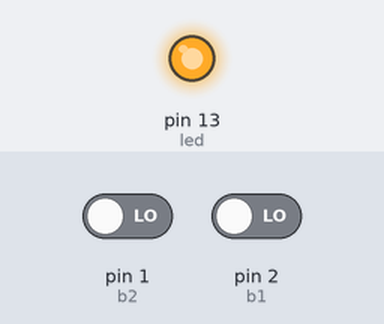
This sketch was run on a simulated Arduino Uno, built with avr-gcc and run on an emulated ATmega328P. Shown: output pins drawn as LEDs (lit = HIGH). The inputs (shaded band) are chosen by the test bench; at power-on: pin 1 (b2) LOW, pin 2 (b1) LOW.

Above: at 1.2 s.
1.3 s: pin 1 (b2) driven HIGH
At 2.4 s:
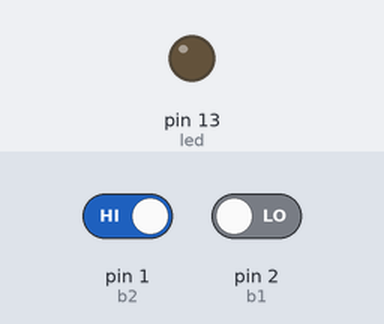
2.8 s: pin 1 (b2) driven LOW
At 3.6 s:
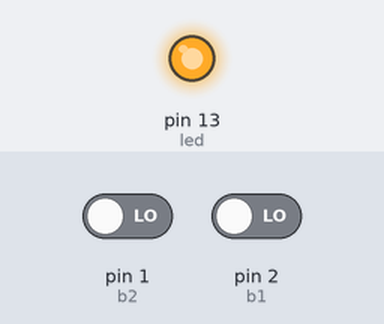
4.3 s: pin 2 (b1) driven HIGH
At 4.7 s:
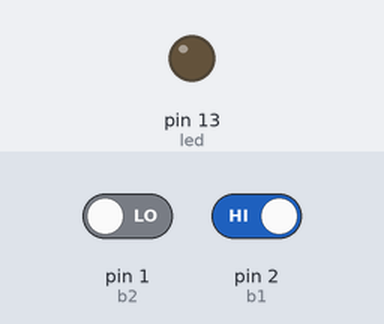
Timing chart, 0 to 7.3 s (numbered marks = the images above; inputs shaded):
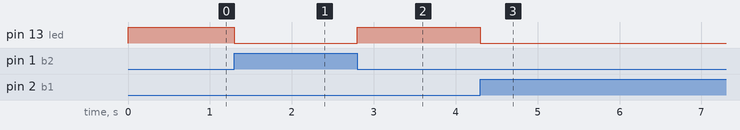

Measured:
- after the input at 1.3 s, pin 13 (led): HIGH → LOW at once
- after the input at 2.8 s, pin 13 (led): LOW → HIGH at once
- after the input at 4.3 s, pin 13 (led): HIGH → LOW at once

The sketch:

and_gate.ino
```cpp
// C++ code
//
int led = 13;
int b1 =2;
int b2 = 1;

boolean bstate1 = 0;
boolean bstate2 = 0;
boolean ledstate;

void setup()
{
  pinMode(led, OUTPUT);
  pinMode(b1, INPUT);
  pinMode(b2, INPUT);
}

void loop()
{
  bstate1 = digitalRead(b1);
  bstate2 = digitalRead(b2);
  ledstate = !(bstate1 ^ bstate2);

  digitalWrite(led, ledstate);
}
```
